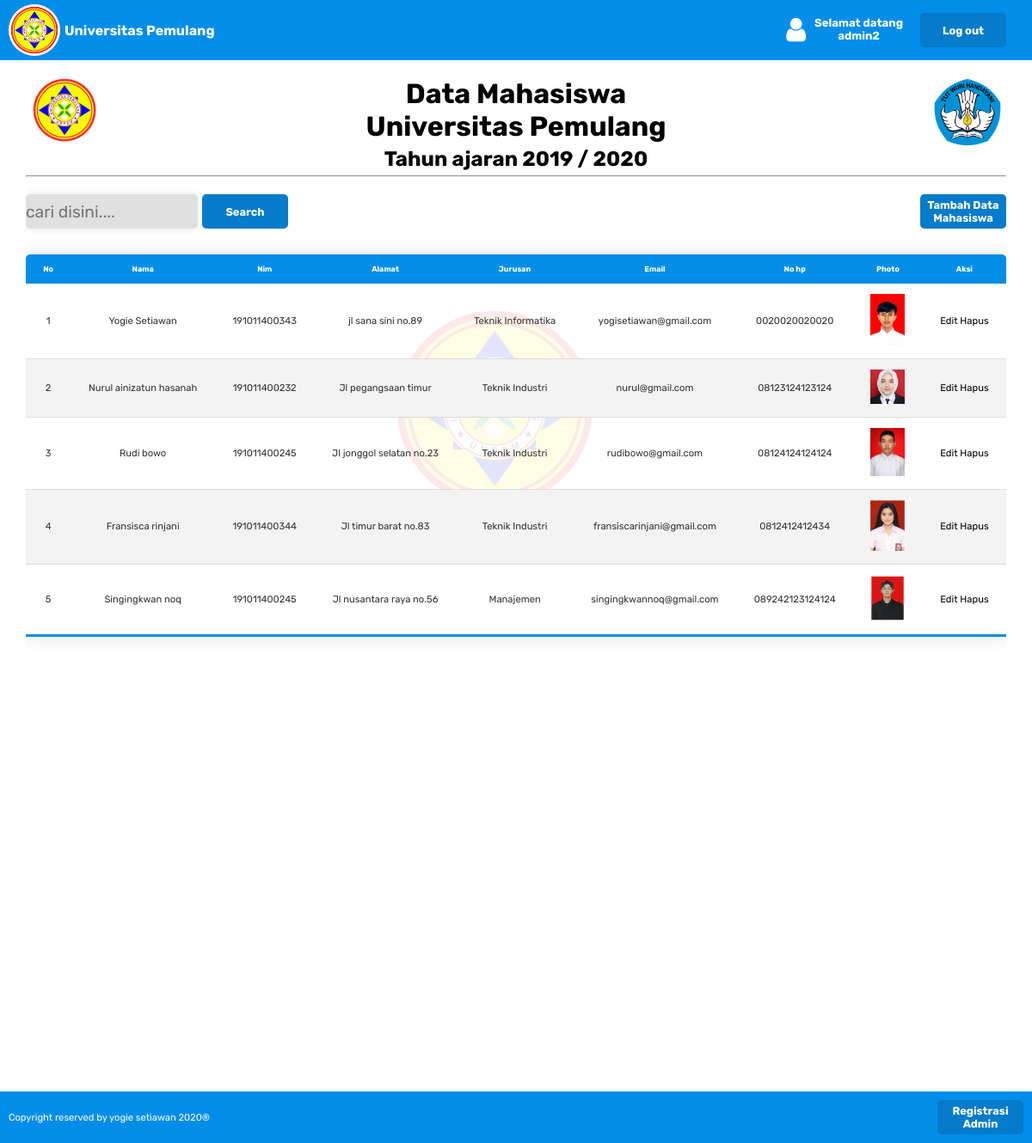
The app's page /index.php (signed in) with its own data.
### tables this page shows
CREATE TABLE `data_mahasiswa` (
  `id` int(11) NOT NULL,
  `nama` varchar(255) NOT NULL,
  `nim` char(15) NOT NULL,
  `alamat` varchar(255) NOT NULL,
  `jurusan` varchar(255) NOT NULL,
  `email` varchar(255) NOT NULL,
  `no_hp` varchar(255) NOT NULL,
  `photo` varchar(255) NOT NULL
);

### functions.php (called while the page is built, shortened)
<?php
$link = mysqli_connect("localhost", "root", "", "universitas_pamulang");
function query($query) {
    global $link;
    $result = mysqli_query($link, $query);
    $data = mysqli_fetch_all($result, MYSQLI_ASSOC);
    return $data;
}
?>

### index.php (the view, shortened to what this page needs)
<?php
require 'functions.php';
$mahasiswa = query("SELECT * FROM data_mahasiswa");
?>
<!DOCTYPE html>
<html lang="en">
<head>
    <link rel="stylesheet" href="css/style.css">
    <link rel="stylesheet" href="https://cdnjs.cloudflare.com/ajax/libs/font-awesome/4.7.0/css/font-awesome.min.css">
</head>
<body>
<nav class="navigation">
    <a href="#">
        <img src="img/unpam.png" alt="Logo-Unpam">
        <h3>Universitas Pemulang</h3>
    </a>
    <div class="panel-user">
        <i class="fa fa-user"></i>
        <div class="user-name">
            <h3>Selamat datang</h3>
            <h3><?= $_SESSION["user_name"]?></h3>
        </div>
    </div>
    <div class="button-nav">
        <a href="logout.php" class="button">Log out</a>
    </div>
</nav>
<div class="container">
<img class="background-logo" src="img/unpam.png" alt="logo-unpam">
    <div class="title">
        <img src="img/unpam.png" class="logo-title" alt="Logo-Unpam">
        <img src="img/Seal_of_Ministry_of_Education_and_Culture_of_Indonesia.png" class="logo-title2" alt="Logo-kemdikbud">
        <h1>Data Mahasiswa<br>Universitas Pemulang</h1>
        <h2>Tahun ajaran 2019 / 2020</h2>
        <hr>
    </div>
    <div class="functional-section">
        <div class="search-section">
            <form action="" method="POST">
                <input type="text" name="search" class="search" autocomplete="off" autofocus placeholder="cari disini...." id="keyword">
                <button type="submit" name="submit" id="button-search" class="button">Search</button>
            </form>
        </div>
        <div class="add-data">
            <a href="tambahData.php" class="button">Tambah Data Mahasiswa</a>
        </div>
    </div>
    <div class="table-wrap">
        <table class="content-table">
            <thead>
                <tr>
                    <th>No</th>
                    <th>Nama</th>
                    <th>Nim</th>
                    <th>Alamat</th>
                    <th>Jurusan</th>
                    <th>Email</th>
                    <th>No hp</th>
                    <th>Photo</th>
                    <th>Aksi</th>
                </tr>
            </thead>
            <tbody>
                <?php $i = 1;?>
                <?php foreach ($mahasiswa as $mhs): ?>
                <tr>
                    <td><?= $i; ?></td>
                    <td><?= $mhs["nama"]; ?></td>
                    <td><?= $mhs["nim"];?></td>
                    <td><?= $mhs["alamat"];?></td>
                    <td><?= $mhs["jurusan"];?></td>
                    <td><?= $mhs["email"];?></td>
                    <td><?= $mhs["no_hp"];?></td>
                    <td>
                        <img src="img/<?= $mhs["photo"];?>" alt="" width="40">
                    </td>
                    <td>
                        <a href="updateData.php?id=<?= $mhs["id"]; ?>">Edit</a>
                        <a href="hapusData.php?id=<?= $mhs["id"]; ?>" onclick="return confirm('Yakin ingin hapus data ? '); ">Hapus</a>
                    </td>
                </tr>
                <?php $i++; ?>
                <?php endforeach; ?>
            </tbody>
        </table>
    </div>
</div>
<footer>
    <div class="footer">
        <div class="footer-left">
            <p>Copyright reserved by yogie setiawan 2020®</p>
        </div>
        <div class="footer-right">
                <a href="registrasi.php" class="button">Registrasi Admin</a>
        </div>
    </div>
</footer>
</body>
</html>

### css/style.css (style rules this page uses)
* { font-family: 'Rubik', sans-serif; margin: 0; padding: 0; }
:root { --primary: #028de9; --secondary: #057bca; --text-color: #333; --main-padding: 0 3em; }
.navigation { display: flex; background-color: var(--primary); padding: 5px 10px; width: 100%; box-sizing: border-box; align-items: center; gap: 20px; }
.navigation a { display: flex; text-decoration: none; align-items: center; flex: 1.2; }
.navigation a img { width: 60px; height: 60px; border-radius: 50%; }
.navigation a h3 { font-size: 1em; color: white; margin-left: 5px; }
.panel-user { display: flex; flex: 0.5; justify-content: flex-end; }
.panel-user i { color: white; font-size: 2em; }
.user-name { font-size: 0.7em; color: white; margin-left: 10px; text-align: center; }
.button-nav { flex: 0.2; text-align: center; }
.title { text-align: center; margin-bottom: 20px; padding-top: 20px; position: relative; }
.title h1 { margin-bottom: 5px; }
.title h2 { margin-bottom: 5px; }
.title .logo-title { width: 80px; position: absolute; border-radius: 50%; left: 5px; top: 18px; }
.title .logo-title2 { width: 80px; position: absolute; top: 20px; right: 5px; }
.functional-section { display: flex; margin-bottom: 10px; flex-wrap: wrap; }
.search-section { flex: 1; }
.search-section form { display: flex; align-items: center; }
.add-data { flex: 0.5; display: flex; justify-content: flex-end; }
.search { border-radius: 5px; width: 200px; height: 40px; font-size: 1.2em; border: none; outline: none; background-color: rgb(224, 224, 224); box-shadow: 0 0 10px rgba(0, 0, 0, 0.10); margin-right: 5px; }
.container { position: relative; width: 95%; margin: 0 auto; height: 150vh; overflow: hidden; }
.container .background-logo { position: absolute; width: 250px; top: 35vh; left: 35vw; border-radius: 50%; z-index: -1; opacity: 0.1; }
.table-wrap { overflow-y: scroll; padding: 20px 0; }
.content-table { border-collapse: collapse; margin: 25px 0; width: 100%; font-size: 0.7em; border-radius: 5px 5px 0 0; overflow: hidden; box-shadow: 0 0 20px rgba(0, 0, 0, 0.12); margin: 0 auto; color: var(--text-color); }
.content-table thead tr { background-color: var(--primary); color: white; text-align: center; font-weight: bold; font-size: 0.8em; }
.content-table tbody tr { text-align: center; border-bottom: 1px solid #dddddd; }
.content-table th, .content-table td { padding: 12px 20px; }
.content-table tbody tr:nth-child(even) { background-color: #f3f3f3; }
.content-table tbody tr:last-child { border-bottom: 3px solid var(--primary); }
.content-table tbody tr td a { text-decoration: none; color: black; }
.button { height: 40px; width: 100px; background-color: var(--secondary); border: none; border-radius: 5px; text-decoration: none; color: white; font-weight: bold; font-size: 0.8em; transition: 0.3s ease-in; display: flex; justify-content: center; align-items: center; text-align: center; }
.footer { background-color: var(--primary); display: flex; padding: 10px; align-items: center; z-index: 2; }
.footer-left { flex: 1.2; color: white; }
.footer-left p { font-size: 0.7em; }
.footer-right { flex: 0.8; display: flex; justify-content: flex-end; }

### records on screen
data_mahasiswa: nama "Yogie Setiawan", nim "191011400343", alamat "jl sana sini no.89", jurusan "Teknik Informatika", email "yogisetiawan@gmail.com", no_hp "0020020020020", photo (picture)
data_mahasiswa: nama "Nurul ainizatun hasanah", nim "191011400232", alamat "Jl pegangsaan timur", jurusan "Teknik Industri", email "nurul@gmail.com", no_hp "08123124123124", photo (picture)
data_mahasiswa: nama "Rudi bowo", nim "191011400245", alamat "Jl jonggol selatan no.23", jurusan "Teknik Industri", email "rudibowo@gmail.com", no_hp "08124124124124", photo (picture)
data_mahasiswa: nama "Fransisca rinjani", nim "191011400344", alamat "Jl timur barat no.83", jurusan "Teknik Industri", email "fransiscarinjani@gmail.com", no_hp "0812412412434", photo (picture)
data_mahasiswa: nama "Singingkwan noq", nim "191011400245", alamat "Jl nusantara raya no.56", jurusan "Manajemen", email "singingkwannoq@gmail.com", no_hp "089242123124124", photo (picture)

### other values on screen
$_SESSION["user_name"] "admin2"
